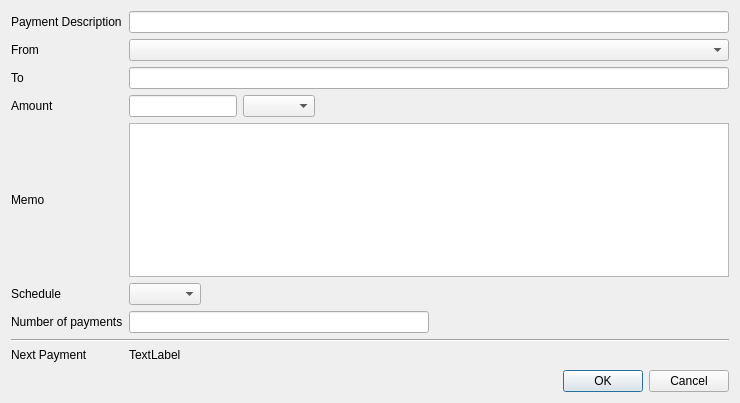
<?xml version="1.0" encoding="UTF-8"?>
<ui version="4.0">
 <class>newRecurringDialog</class>
 <widget class="QDialog" name="newRecurringDialog">
  <property name="geometry">
   <rect>
    <x>0</x>
    <y>0</y>
    <width>740</width>
    <height>403</height>
   </rect>
  </property>
  <property name="windowTitle">
   <string>Edit Schedule</string>
  </property>
  <layout class="QGridLayout" name="gridLayout">
   <item row="5" column="2">
    <layout class="QHBoxLayout" name="horizontalLayout">
     <item>
      <widget class="QComboBox" name="cmbSchedule"/>
     </item>
     <item>
      <spacer name="horizontalSpacer">
       <property name="orientation">
        <enum>Qt::Horizontal</enum>
       </property>
       <property name="sizeHint" stdset="0">
        <size>
         <width>40</width>
         <height>20</height>
        </size>
       </property>
      </spacer>
     </item>
    </layout>
   </item>
   <item row="10" column="2">
    <widget class="QDialogButtonBox" name="buttonBox">
     <property name="orientation">
      <enum>Qt::Horizontal</enum>
     </property>
     <property name="standardButtons">
      <set>QDialogButtonBox::Cancel|QDialogButtonBox::Ok</set>
     </property>
    </widget>
   </item>
   <item row="5" column="1">
    <widget class="QLabel" name="label_3">
     <property name="text">
      <string>Schedule</string>
     </property>
    </widget>
   </item>
   <item row="0" column="1">
    <widget class="QLabel" name="label_7">
     <property name="text">
      <string>Payment Description</string>
     </property>
    </widget>
   </item>
   <item row="8" column="2">
    <widget class="QLabel" name="lblNextPayment">
     <property name="text">
      <string>TextLabel</string>
     </property>
    </widget>
   </item>
   <item row="7" column="1" colspan="2">
    <widget class="Line" name="line">
     <property name="orientation">
      <enum>Qt::Horizontal</enum>
     </property>
    </widget>
   </item>
   <item row="3" column="2">
    <layout class="QHBoxLayout" name="horizontalLayout_3">
     <item>
      <widget class="QLineEdit" name="txtAmt">
       <property name="sizePolicy">
        <sizepolicy hsizetype="Minimum" vsizetype="Fixed">
         <horstretch>0</horstretch>
         <verstretch>0</verstretch>
        </sizepolicy>
       </property>
      </widget>
     </item>
     <item>
      <widget class="QComboBox" name="cmbCurrency"/>
     </item>
     <item>
      <spacer name="horizontalSpacer_3">
       <property name="orientation">
        <enum>Qt::Horizontal</enum>
       </property>
       <property name="sizeHint" stdset="0">
        <size>
         <width>40</width>
         <height>20</height>
        </size>
       </property>
      </spacer>
     </item>
    </layout>
   </item>
   <item row="0" column="2">
    <widget class="QLineEdit" name="txtDesc"/>
   </item>
   <item row="1" column="1">
    <widget class="QLabel" name="label">
     <property name="text">
      <string>From</string>
     </property>
    </widget>
   </item>
   <item row="6" column="1">
    <widget class="QLabel" name="label_5">
     <property name="text">
      <string>Number of payments</string>
     </property>
    </widget>
   </item>
   <item row="3" column="1">
    <widget class="QLabel" name="label_6">
     <property name="text">
      <string>Amount</string>
     </property>
    </widget>
   </item>
   <item row="9" column="1">
    <spacer name="verticalSpacer">
     <property name="orientation">
      <enum>Qt::Vertical</enum>
     </property>
     <property name="sizeHint" stdset="0">
      <size>
       <width>20</width>
       <height>40</height>
      </size>
     </property>
    </spacer>
   </item>
   <item row="1" column="2">
    <widget class="AddressCombo" name="cmbFromAddress"/>
   </item>
   <item row="6" column="2">
    <layout class="QHBoxLayout" name="horizontalLayout_2">
     <item>
      <widget class="QLineEdit" name="txtNumPayments"/>
     </item>
     <item>
      <spacer name="horizontalSpacer_2">
       <property name="orientation">
        <enum>Qt::Horizontal</enum>
       </property>
       <property name="sizeHint" stdset="0">
        <size>
         <width>40</width>
         <height>20</height>
        </size>
       </property>
      </spacer>
     </item>
    </layout>
   </item>
   <item row="8" column="1">
    <widget class="QLabel" name="label_8">
     <property name="text">
      <string>Next Payment</string>
     </property>
    </widget>
   </item>
   <item row="2" column="2">
    <widget class="QLineEdit" name="txtToAddr"/>
   </item>
   <item row="2" column="1">
    <widget class="QLabel" name="label_2">
     <property name="text">
      <string>To</string>
     </property>
    </widget>
   </item>
   <item row="4" column="2">
    <widget class="QPlainTextEdit" name="txtMemo"/>
   </item>
   <item row="4" column="1">
    <widget class="QLabel" name="label_4">
     <property name="text">
      <string>Memo</string>
     </property>
    </widget>
   </item>
  </layout>
 </widget>
 <customwidgets>
  <customwidget>
   <class>AddressCombo</class>
   <extends>QComboBox</extends>
   <header>addresscombo.h</header>
  </customwidget>
 </customwidgets>
 <tabstops>
  <tabstop>txtDesc</tabstop>
  <tabstop>cmbFromAddress</tabstop>
  <tabstop>txtToAddr</tabstop>
  <tabstop>txtAmt</tabstop>
  <tabstop>cmbCurrency</tabstop>
  <tabstop>cmbSchedule</tabstop>
  <tabstop>txtNumPayments</tabstop>
 </tabstops>
 <resources/>
 <connections>
  <connection>
   <sender>buttonBox</sender>
   <signal>accepted()</signal>
   <receiver>newRecurringDialog</receiver>
   <slot>accept()</slot>
   <hints>
    <hint type="sourcelabel">
     <x>248</x>
     <y>254</y>
    </hint>
    <hint type="destinationlabel">
     <x>157</x>
     <y>274</y>
    </hint>
   </hints>
  </connection>
  <connection>
   <sender>buttonBox</sender>
   <signal>rejected()</signal>
   <receiver>newRecurringDialog</receiver>
   <slot>reject()</slot>
   <hints>
    <hint type="sourcelabel">
     <x>316</x>
     <y>260</y>
    </hint>
    <hint type="destinationlabel">
     <x>286</x>
     <y>274</y>
    </hint>
   </hints>
  </connection>
 </connections>
</ui>
